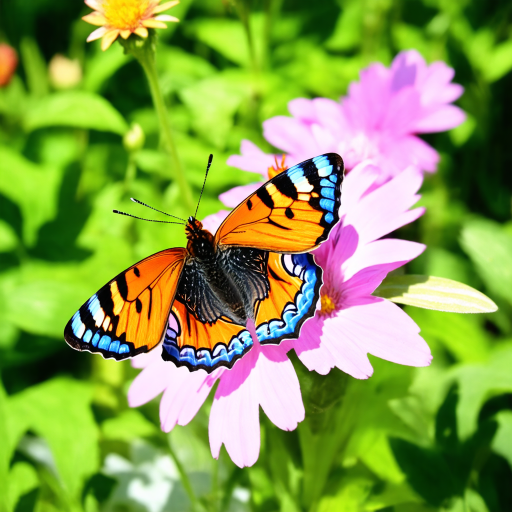
#> input picture LLM & Python/M5_Creative Fusion/butterfly.png, 1024 x 1024 px (shown at 1/2 size)
$ python -i magicworkshop.py   (imports and definitions only)
#> lines starting #> are read from the running program, lines starting #| are printed output that depends on the picture
#> further down, picture is the input picture: PIL image 1024x1024 RGB; mean R, G, B 133.8, 156.9, 74.4
import time
import requests
from PIL import Image, ImageEnhance, ImageFilter
from io import BytesIO
from config import HF_API_KEY

MODELS = [
    "black-forest-labs/FLUX.1-schnell",
    "stabilityai/stable-diffusion-xl-base-1.0",
    "stable-diffusion-v1-5/stable-diffusion-v1-5",
    "CompVis/stable-diffusion-v1-4",
]

HEADERS = {"Authorization": f"Bearer {HF_API_KEY}", "Accept": "image/png"}

# [34 lines left out: function generate_image_from_text, not called in this run]

def post_process_image(image):
    """Returns the processed PIL.Image (same I/O as your code)."""
    image = ImageEnhance.Brightness(image).enhance(1.2)
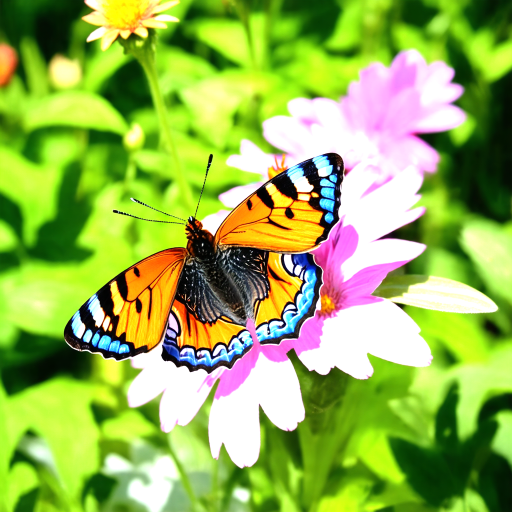
#> image: PIL image 1024x1024 RGB (shown at 1/2 size); mean R, G, B 149.4, 179.6, 80.8
    image = ImageEnhance.Contrast(image).enhance(1.3)
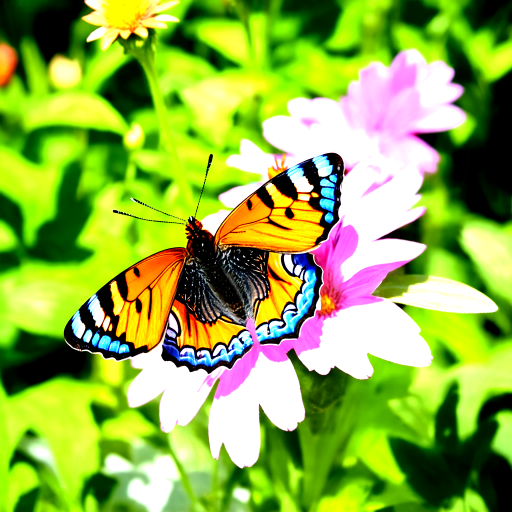
#> image: PIL image 1024x1024 RGB (shown at 1/2 size); mean R, G, B 144.3, 176.5, 69.4
    return image.filter(ImageFilter.GaussianBlur(radius=2))
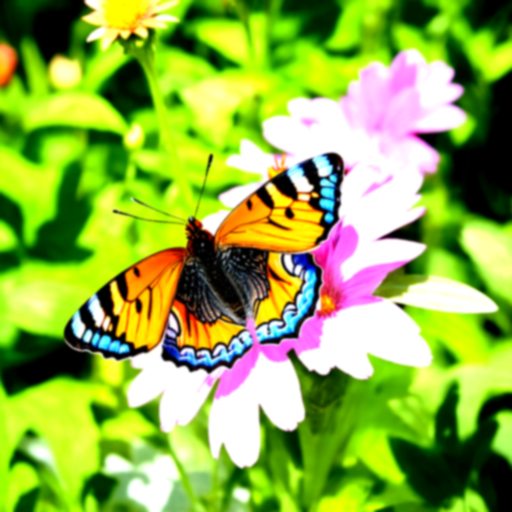
#> returned value: PIL image 1024x1024 RGB (shown at 1/2 size); mean R, G, B 144.3, 176.5, 69.4

# [27 lines left out: function main, not called in this run]

# [2 lines not run here, left out]

>>> from PIL import Image
>>> picture = Image.open('butterfly.png')
>>> result = post_process_image(picture)
